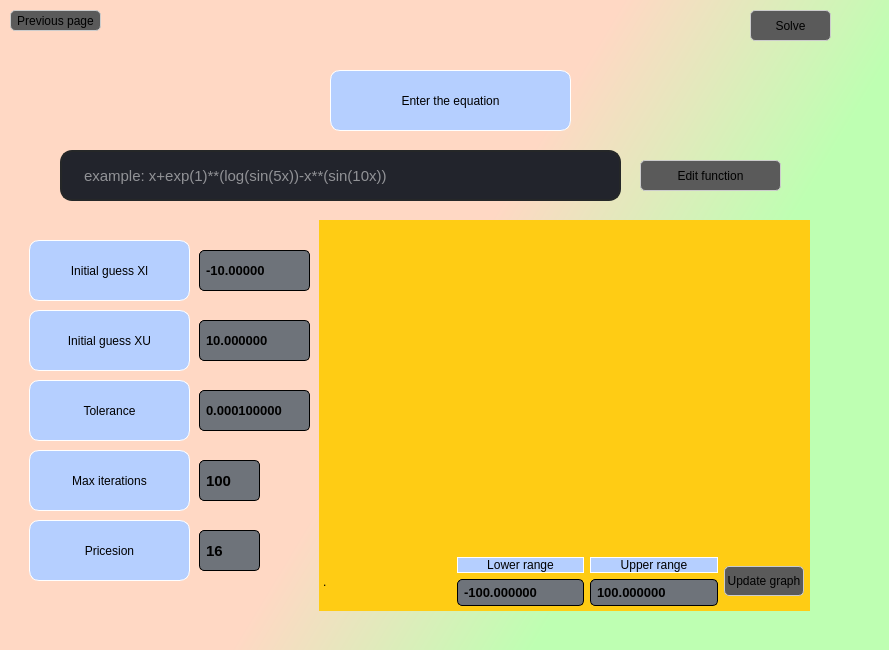
<?xml version="1.0" encoding="UTF-8"?>
<ui version="4.0">
 <class>Dialog</class>
 <widget class="QDialog" name="Dialog">
  <property name="geometry">
   <rect>
    <x>0</x>
    <y>0</y>
    <width>889</width>
    <height>650</height>
   </rect>
  </property>
  <property name="windowTitle">
   <string>Dialog</string>
  </property>
  <property name="windowIcon">
   <iconset>
    <normaloff>../pictures/appIcon.png</normaloff>../pictures/appIcon.png</iconset>
  </property>
  <widget class="QLabel" name="label_2">
   <property name="geometry">
    <rect>
     <x>250</x>
     <y>40</y>
     <width>35</width>
     <height>10</height>
    </rect>
   </property>
   <property name="text">
    <string/>
   </property>
  </widget>
  <widget class="QWidget" name="inputPart" native="true">
   <property name="geometry">
    <rect>
     <x>0</x>
     <y>0</y>
     <width>891</width>
     <height>651</height>
    </rect>
   </property>
   <property name="styleSheet">
    <string notr="true">#inputPart{
background-color:qlineargradient(spread:pad, x1:0.125, y1:0.238636, x2:1, y2:0.625, stop:0.448864 rgba(255, 216, 196, 255), stop:0.772727 rgba(190, 255, 178, 255));
}</string>
   </property>
   <widget class="QLabel" name="label_4">
    <property name="geometry">
     <rect>
      <x>330</x>
      <y>70</y>
      <width>241</width>
      <height>61</height>
     </rect>
    </property>
    <property name="styleSheet">
     <string notr="true">border: 1.3px solid rgb(255, 255, 255); 
font: 18pt &quot;Arial&quot;;
background-color:rgb(181, 207, 255);
border-radius:10px;
</string>
    </property>
    <property name="text">
     <string>Enter the equation</string>
    </property>
    <property name="alignment">
     <set>Qt::AlignCenter</set>
    </property>
   </widget>
   <widget class="QPushButton" name="previousButton">
    <property name="geometry">
     <rect>
      <x>10</x>
      <y>10</y>
      <width>91</width>
      <height>21</height>
     </rect>
    </property>
    <property name="cursor">
     <cursorShape>PointingHandCursor</cursorShape>
    </property>
    <property name="styleSheet">
     <string notr="true">#previousButton{
	border: 1.3px solid #ccc;
	border-radius:5px; 
	font: 9pt &quot;MS Shell Dlg 2&quot;;
	
	background-color: rgb(90, 90, 90);
}

#previousButton:hover{
	background-color:#584082;
}
</string>
    </property>
    <property name="text">
     <string>Previous page</string>
    </property>
    <property name="icon">
     <iconset>
      <normaloff>../pictures/backArrow.png</normaloff>../pictures/backArrow.png</iconset>
    </property>
   </widget>
   <widget class="QPushButton" name="solveButton">
    <property name="geometry">
     <rect>
      <x>750</x>
      <y>10</y>
      <width>81</width>
      <height>31</height>
     </rect>
    </property>
    <property name="cursor">
     <cursorShape>PointingHandCursor</cursorShape>
    </property>
    <property name="styleSheet">
     <string notr="true">#solveButton{
	border: 1.3px solid #ccc;
	border-radius:5px; 
	font: 12pt &quot;MS Shell Dlg 2&quot;;
	
	background-color: rgb(90, 90, 90);
}

#solveButton:hover{
	background-color:#584082;
}
</string>
    </property>
    <property name="text">
     <string>Solve</string>
    </property>
    <property name="icon">
     <iconset>
      <normaloff>../pictures/calculator.png</normaloff>../pictures/calculator.png</iconset>
    </property>
    <property name="iconSize">
     <size>
      <width>15</width>
      <height>12</height>
     </size>
    </property>
   </widget>
   <widget class="QLineEdit" name="lineEdit">
    <property name="geometry">
     <rect>
      <x>60</x>
      <y>150</y>
      <width>561</width>
      <height>51</height>
     </rect>
    </property>
    <property name="styleSheet">
     <string notr="true">QLineEdit{
	border: 2px solid rgb(37, 39, 40);
	border-radius: 12px;
	color: #fff;
	padding-left:20px;
	padding-right:20px;
	background-color:rgb(34,36,44);
	font: 15px;
}
QLineEdit:hover{
	border: 2px solid rgb(48,50,62);
}
QLineEdit:focus{
	border: 2px solid #352a9c;
	background-color: rgb(45, 45, 56);
}</string>
    </property>
    <property name="placeholderText">
     <string>example: x+exp(1)**(log(sin(5x))-x**(sin(10x))</string>
    </property>
   </widget>
   <widget class="QPushButton" name="ApplyButton">
    <property name="geometry">
     <rect>
      <x>640</x>
      <y>160</y>
      <width>91</width>
      <height>31</height>
     </rect>
    </property>
    <property name="cursor">
     <cursorShape>PointingHandCursor</cursorShape>
    </property>
    <property name="styleSheet">
     <string notr="true">#ApplyButton{
	border: 1.3px solid #ccc;
	border-radius:5px; 
	font: 12pt &quot;MS Shell Dlg 2&quot;;
	
	background-color: rgb(90, 90, 90);
}

#ApplyButton:hover{
	background-color:#584082;
}
</string>
    </property>
    <property name="text">
     <string>Apply</string>
    </property>
    <property name="icon">
     <iconset>
      <normaloff>../pictures/AgreeIcon.png</normaloff>../pictures/AgreeIcon.png</iconset>
    </property>
    <property name="iconSize">
     <size>
      <width>15</width>
      <height>15</height>
     </size>
    </property>
   </widget>
   <widget class="QWidget" name="afterFunction" native="true">
    <property name="geometry">
     <rect>
      <x>19</x>
      <y>220</y>
      <width>851</width>
      <height>391</height>
     </rect>
    </property>
    <widget class="QLabel" name="label_5">
     <property name="geometry">
      <rect>
       <x>10</x>
       <y>20</y>
       <width>161</width>
       <height>61</height>
      </rect>
     </property>
     <property name="styleSheet">
      <string notr="true">border: 1.3px solid rgb(255, 255, 255); 
font: 15pt &quot;Arial&quot;;
background-color:rgb(181, 207, 255);
border-radius:10px;
</string>
     </property>
     <property name="text">
      <string>Initial guess Xl</string>
     </property>
     <property name="alignment">
      <set>Qt::AlignCenter</set>
     </property>
    </widget>
    <widget class="QWidget" name="plotArea" native="true">
     <property name="geometry">
      <rect>
       <x>300</x>
       <y>0</y>
       <width>491</width>
       <height>391</height>
      </rect>
     </property>
     <property name="styleSheet">
      <string notr="true">background-color: rgb(255, 204, 20);</string>
     </property>
     <widget class="QWidget" name="verticalLayoutWidget">
      <property name="geometry">
       <rect>
        <x>0</x>
        <y>0</y>
        <width>491</width>
        <height>331</height>
       </rect>
      </property>
      <layout class="QVBoxLayout" name="graphArea"/>
     </widget>
     <widget class="QWidget" name="gridLayoutWidget">
      <property name="geometry">
       <rect>
        <x>-1</x>
        <y>330</y>
        <width>491</width>
        <height>63</height>
       </rect>
      </property>
      <layout class="QGridLayout" name="toolBarArea">
       <property name="leftMargin">
        <number>5</number>
       </property>
       <property name="topMargin">
        <number>5</number>
       </property>
       <property name="rightMargin">
        <number>5</number>
       </property>
       <property name="bottomMargin">
        <number>5</number>
       </property>
       <item row="0" column="3">
        <widget class="QPushButton" name="updateGraphButton">
         <property name="sizePolicy">
          <sizepolicy hsizetype="Fixed" vsizetype="Fixed">
           <horstretch>0</horstretch>
           <verstretch>0</verstretch>
          </sizepolicy>
         </property>
         <property name="minimumSize">
          <size>
           <width>80</width>
           <height>30</height>
          </size>
         </property>
         <property name="cursor">
          <cursorShape>PointingHandCursor</cursorShape>
         </property>
         <property name="styleSheet">
          <string notr="true">#updateGraphButton{
	border: 1.3px solid #ccc;
	border-radius:5px; 
	font: bold 8pt  &quot;MS Shell Dlg 2&quot; ;
	
	background-color: rgb(90, 90, 90);
}

#updateGraphButton:hover{
	background-color:#584082;
}
</string>
         </property>
         <property name="text">
          <string>Update graph</string>
         </property>
         <property name="iconSize">
          <size>
           <width>15</width>
           <height>15</height>
          </size>
         </property>
        </widget>
       </item>
       <item row="0" column="1">
        <layout class="QVBoxLayout" name="verticalLayout_3">
         <item>
          <widget class="QLabel" name="label_18">
           <property name="styleSheet">
            <string notr="true">border: 1.3px solid rgb(255, 255, 255); 
font: 15pt &quot;Arial&quot;;
background-color:rgb(181, 207, 255);
border-radius:10px;
</string>
           </property>
           <property name="text">
            <string>Lower range</string>
           </property>
           <property name="alignment">
            <set>Qt::AlignCenter</set>
           </property>
          </widget>
         </item>
         <item>
          <widget class="QDoubleSpinBox" name="lowerRangeInput">
           <property name="styleSheet">
            <string notr="true">QDoubleSpinBox {
                border: 1.3px solid ;
                border-radius: 5px;
                padding: 4px;
                font-size: 13px;
			  font:bold;
			  background-color:#6e737a;
            }

            QDoubleSpinBox::up-button, QSpinBox::down-button {
                width: 11px;
                height: 11px;
            }

            QDoubleSpinBox::up-button {
                subcontrol-origin: border;
                subcontrol-position: top right;
            }

            QDoubleSpinBox::down-button {
                subcontrol-origin: border;
                subcontrol-position: bottom right;
            }</string>
           </property>
           <property name="buttonSymbols">
            <enum>QAbstractSpinBox::NoButtons</enum>
           </property>
           <property name="decimals">
            <number>6</number>
           </property>
           <property name="minimum">
            <double>-10000000000000000.000000000000000</double>
           </property>
           <property name="maximum">
            <double>10000000000000000.000000000000000</double>
           </property>
           <property name="value">
            <double>-100.000000000000000</double>
           </property>
          </widget>
         </item>
        </layout>
       </item>
       <item row="0" column="2">
        <layout class="QVBoxLayout" name="verticalLayout">
         <item>
          <widget class="QLabel" name="label_10">
           <property name="styleSheet">
            <string notr="true">border: 1.3px solid rgb(255, 255, 255); 
font: 15pt &quot;Arial&quot;;
background-color:rgb(181, 207, 255);
border-radius:10px;
</string>
           </property>
           <property name="text">
            <string>Upper range</string>
           </property>
           <property name="alignment">
            <set>Qt::AlignCenter</set>
           </property>
          </widget>
         </item>
         <item>
          <widget class="QDoubleSpinBox" name="upperRangeInput">
           <property name="styleSheet">
            <string notr="true">QDoubleSpinBox {
                border: 1.3px solid ;
                border-radius: 5px;
                padding: 4px;
                font-size: 13px;
			  font:bold;
			  background-color:#6e737a;
            }

            QDoubleSpinBox::up-button, QSpinBox::down-button {
                width: 11px;
                height: 11px;
            }

            QDoubleSpinBox::up-button {
                subcontrol-origin: border;
                subcontrol-position: top right;
            }

            QDoubleSpinBox::down-button {
                subcontrol-origin: border;
                subcontrol-position: bottom right;
            }</string>
           </property>
           <property name="buttonSymbols">
            <enum>QAbstractSpinBox::NoButtons</enum>
           </property>
           <property name="decimals">
            <number>6</number>
           </property>
           <property name="minimum">
            <double>-10000000000000000.000000000000000</double>
           </property>
           <property name="maximum">
            <double>10000000000000000.000000000000000</double>
           </property>
           <property name="value">
            <double>100.000000000000000</double>
           </property>
          </widget>
         </item>
        </layout>
       </item>
       <item row="0" column="0">
        <widget class="QLabel" name="label">
         <property name="text">
          <string>.</string>
         </property>
        </widget>
       </item>
      </layout>
     </widget>
    </widget>
    <widget class="QDoubleSpinBox" name="XuInput">
     <property name="geometry">
      <rect>
       <x>180</x>
       <y>100</y>
       <width>111</width>
       <height>41</height>
      </rect>
     </property>
     <property name="styleSheet">
      <string notr="true">QDoubleSpinBox {
                border: 1.3px solid ;
                border-radius: 5px;
                padding: 4px;
                font-size: 13px;
			  font:bold;
			  background-color:#6e737a;
            }

            QDoubleSpinBox::up-button, QSpinBox::down-button {
                width: 11px;
                height: 11px;
            }

            QDoubleSpinBox::up-button {
                subcontrol-origin: border;
                subcontrol-position: top right;
            }

            QDoubleSpinBox::down-button {
                subcontrol-origin: border;
                subcontrol-position: bottom right;
            }</string>
     </property>
     <property name="buttonSymbols">
      <enum>QAbstractSpinBox::NoButtons</enum>
     </property>
     <property name="decimals">
      <number>6</number>
     </property>
     <property name="minimum">
      <double>-10000000000000000.000000000000000</double>
     </property>
     <property name="maximum">
      <double>10000000000000000.000000000000000</double>
     </property>
     <property name="value">
      <double>10.000000000000000</double>
     </property>
    </widget>
    <widget class="QDoubleSpinBox" name="XlInput">
     <property name="geometry">
      <rect>
       <x>180</x>
       <y>30</y>
       <width>111</width>
       <height>41</height>
      </rect>
     </property>
     <property name="styleSheet">
      <string notr="true">QDoubleSpinBox {
                border: 1.3px solid ;
                border-radius: 5px;
                padding: 4px;
                font-size: 13px;
			  font:bold;
			  background-color:#6e737a;
            }

            QDoubleSpinBox::up-button, QSpinBox::down-button {
                width: 11px;
                height: 11px;
            }

            QDoubleSpinBox::up-button {
                subcontrol-origin: border;
                subcontrol-position: top right;
            }

            QDoubleSpinBox::down-button {
                subcontrol-origin: border;
                subcontrol-position: bottom right;
            }</string>
     </property>
     <property name="buttonSymbols">
      <enum>QAbstractSpinBox::NoButtons</enum>
     </property>
     <property name="decimals">
      <number>5</number>
     </property>
     <property name="minimum">
      <double>-10000000000000000.000000000000000</double>
     </property>
     <property name="maximum">
      <double>10000000000000000.000000000000000</double>
     </property>
     <property name="value">
      <double>-10.000000000000000</double>
     </property>
    </widget>
    <widget class="QLabel" name="label_6">
     <property name="geometry">
      <rect>
       <x>10</x>
       <y>90</y>
       <width>161</width>
       <height>61</height>
      </rect>
     </property>
     <property name="styleSheet">
      <string notr="true">border: 1.3px solid rgb(255, 255, 255); 
font: 15pt &quot;Arial&quot;;
background-color:rgb(181, 207, 255);
border-radius:10px;
</string>
     </property>
     <property name="text">
      <string>Initial guess XU</string>
     </property>
     <property name="alignment">
      <set>Qt::AlignCenter</set>
     </property>
    </widget>
    <widget class="QLabel" name="label_7">
     <property name="geometry">
      <rect>
       <x>10</x>
       <y>160</y>
       <width>161</width>
       <height>61</height>
      </rect>
     </property>
     <property name="styleSheet">
      <string notr="true">border: 1.3px solid rgb(255, 255, 255); 
font: 15pt &quot;Arial&quot;;
background-color:rgb(181, 207, 255);
border-radius:10px;
</string>
     </property>
     <property name="text">
      <string>Tolerance</string>
     </property>
     <property name="alignment">
      <set>Qt::AlignCenter</set>
     </property>
    </widget>
    <widget class="QDoubleSpinBox" name="toleranceInput">
     <property name="geometry">
      <rect>
       <x>180</x>
       <y>170</y>
       <width>111</width>
       <height>41</height>
      </rect>
     </property>
     <property name="styleSheet">
      <string notr="true">QDoubleSpinBox {
                border: 1.3px solid ;
                border-radius: 5px;
                padding: 4px;
                font-size: 13px;
			  font:bold;
			  background-color:#6e737a;
            }

            QDoubleSpinBox::up-button, QSpinBox::down-button {
                width: 11px;
                height: 11px;
            }

            QDoubleSpinBox::up-button {
                subcontrol-origin: border;
                subcontrol-position: top right;
            }

            QDoubleSpinBox::down-button {
                subcontrol-origin: border;
                subcontrol-position: bottom right;
            }</string>
     </property>
     <property name="buttonSymbols">
      <enum>QAbstractSpinBox::NoButtons</enum>
     </property>
     <property name="decimals">
      <number>9</number>
     </property>
     <property name="minimum">
      <double>0.000000000000000</double>
     </property>
     <property name="maximum">
      <double>1000.000000000000000</double>
     </property>
     <property name="value">
      <double>0.000100000000000</double>
     </property>
    </widget>
    <widget class="QLabel" name="label_8">
     <property name="geometry">
      <rect>
       <x>10</x>
       <y>230</y>
       <width>161</width>
       <height>61</height>
      </rect>
     </property>
     <property name="styleSheet">
      <string notr="true">border: 1.3px solid rgb(255, 255, 255); 
font: 15pt &quot;Arial&quot;;
background-color:rgb(181, 207, 255);
border-radius:10px;
</string>
     </property>
     <property name="text">
      <string>Max iterations</string>
     </property>
     <property name="alignment">
      <set>Qt::AlignCenter</set>
     </property>
    </widget>
    <widget class="QSpinBox" name="maxIterationsInput">
     <property name="geometry">
      <rect>
       <x>180</x>
       <y>240</y>
       <width>61</width>
       <height>41</height>
      </rect>
     </property>
     <property name="cursor">
      <cursorShape>PointingHandCursor</cursorShape>
     </property>
     <property name="styleSheet">
      <string notr="true">QSpinBox {
                border: 1.3px solid ;
                border-radius: 5px;
                padding: 4px;
                font-size: 15px;
     		  font:bold;
			  background-color:#6e737a;
            }

            QSpinBox::up-button, QSpinBox::down-button {
                width: 11px;
                height: 11px;
            }

            QSpinBox::up-button {
                subcontrol-origin: border;
                subcontrol-position: top right;
            }

            QSpinBox::down-button {
                subcontrol-origin: border;
                subcontrol-position: bottom right;
            }</string>
     </property>
     <property name="buttonSymbols">
      <enum>QAbstractSpinBox::NoButtons</enum>
     </property>
     <property name="minimum">
      <number>1</number>
     </property>
     <property name="maximum">
      <number>500</number>
     </property>
     <property name="value">
      <number>100</number>
     </property>
    </widget>
    <widget class="QLabel" name="label_9">
     <property name="geometry">
      <rect>
       <x>10</x>
       <y>300</y>
       <width>161</width>
       <height>61</height>
      </rect>
     </property>
     <property name="styleSheet">
      <string notr="true">border: 1.3px solid rgb(255, 255, 255); 
font: 15pt &quot;Arial&quot;;
background-color:rgb(181, 207, 255);
border-radius:10px;
</string>
     </property>
     <property name="text">
      <string>Pricesion</string>
     </property>
     <property name="alignment">
      <set>Qt::AlignCenter</set>
     </property>
    </widget>
    <widget class="QSpinBox" name="pricesionInput">
     <property name="geometry">
      <rect>
       <x>180</x>
       <y>310</y>
       <width>61</width>
       <height>41</height>
      </rect>
     </property>
     <property name="cursor">
      <cursorShape>PointingHandCursor</cursorShape>
     </property>
     <property name="styleSheet">
      <string notr="true">QSpinBox {
                border: 1.3px solid ;
                border-radius: 5px;
                padding: 4px;
                font-size: 15px;
			  font:bold;
			  background-color:#6e737a;
            }

            QSpinBox::up-button, QSpinBox::down-button {
                width: 11px;
                height: 11px;
            }

            QSpinBox::up-button {
                subcontrol-origin: border;
                subcontrol-position: top right;
            }

            QSpinBox::down-button {
                subcontrol-origin: border;
                subcontrol-position: bottom right;
            }</string>
     </property>
     <property name="buttonSymbols">
      <enum>QAbstractSpinBox::NoButtons</enum>
     </property>
     <property name="minimum">
      <number>1</number>
     </property>
     <property name="maximum">
      <number>16</number>
     </property>
     <property name="value">
      <number>16</number>
     </property>
    </widget>
   </widget>
   <widget class="QPushButton" name="editButton">
    <property name="geometry">
     <rect>
      <x>640</x>
      <y>160</y>
      <width>141</width>
      <height>31</height>
     </rect>
    </property>
    <property name="cursor">
     <cursorShape>PointingHandCursor</cursorShape>
    </property>
    <property name="styleSheet">
     <string notr="true">#editButton{
	border: 1.3px solid #ccc;
	border-radius:5px; 
	font: 12pt &quot;MS Shell Dlg 2&quot;;
	
	background-color: rgb(90, 90, 90);
}

#editButton:hover{
	background-color:#584082;
}
</string>
    </property>
    <property name="text">
     <string>Edit function</string>
    </property>
    <property name="icon">
     <iconset>
      <normaloff>../pictures/editText.png</normaloff>../pictures/editText.png</iconset>
    </property>
    <property name="iconSize">
     <size>
      <width>15</width>
      <height>15</height>
     </size>
    </property>
   </widget>
   <zorder>afterFunction</zorder>
   <zorder>label_4</zorder>
   <zorder>previousButton</zorder>
   <zorder>solveButton</zorder>
   <zorder>lineEdit</zorder>
   <zorder>ApplyButton</zorder>
   <zorder>editButton</zorder>
  </widget>
 </widget>
 <resources/>
 <connections/>
</ui>
